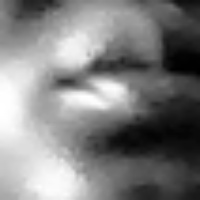
#> input picture dataset/Dorathy/Dorathy_000.jpg, 200 x 200 px, given in place of the camera
$ python capture_faces.py
#> lines starting #> are read from the running program, lines starting #| are printed output that depends on the picture; after the words box and inside, x2 and y2 are one past the last pixel; in counts of white or black regions, pixels touching at a corner belong together
import cv2
import os
import time
from datetime import datetime

# ====================== CONFIG ======================
name = input("Enter person's name (e.g., Yinka): ").strip()
#> the answer given: dataset/Dorathy/Dorathy_000.jpg

dataset_path = os.path.join("dataset", name)
os.makedirs(dataset_path, exist_ok=True)

print(f"📁 Images will be saved to: {os.path.abspath(dataset_path)}")
print("Instructions:")
print("   - Look at the camera and slowly move your head (left, right, up, down)")
print("   - Show different expressions (neutral, smile, talking)")
print("   - Press 's' to start auto-capture")
print("   - Press 'q' or ESC to quit early\n")

video = cv2.VideoCapture(0)
face_cascade = cv2.CascadeClassifier(cv2.data.haarcascades + "haarcascade_frontalface_default.xml")

count = 0
max_images = 60          # Change this if you want more/less
auto_capturing = False
last_capture_time = 0

print("Press 's' to begin auto-capturing...")

while count < max_images:
    ret, frame = video.read()
#> frame is the input picture: shape (200, 200, 3); min 0, max 255, mean 128.3
    if not ret:
        print("Failed to grab frame.")
        break

    gray = cv2.cvtColor(frame, cv2.COLOR_BGR2GRAY)
    faces = face_cascade.detectMultiScale(gray, scaleFactor=1.3, minNeighbors=5)
#> faces = ()

    display_frame = frame.copy()

    for (x, y, w, h) in faces:
        cv2.rectangle(display_frame, (x, y), (x+w, y+h), (0, 255, 0), 2)

        if auto_capturing and (time.time() - last_capture_time) > 0.4:  # Capture every 0.4 seconds
            # Crop and preprocess the face
            face_roi = gray[y:y+h, x:x+w]
            face_roi = cv2.resize(face_roi, (200, 200))
            face_roi = cv2.equalizeHist(face_roi)   # Better for training

            filename = os.path.join(dataset_path, f"{name}_{count:03d}_{datetime.now().strftime('%H%M%S')}.jpg")
            success = cv2.imwrite(filename, face_roi)

            if success:
                print(f"✅ Saved image {count+1}/{max_images}")
                count += 1
                last_capture_time = time.time()
            else:
                print("Failed to save image")
#> this loop made 0 passes
#> after the loop, count = 0; last_capture_time = 0

    # Show count on screen
    cv2.putText(display_frame, f"Images: {count}/{max_images}", (10, 30),
                cv2.FONT_HERSHEY_SIMPLEX, 1, (0, 255, 0), 2)
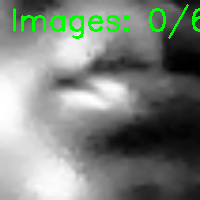
#> display_frame: shape (200, 200, 3); 3.1% of pixels changed, all inside (x1, y1, x2, y2) = (13, 4, 200, 39)

    cv2.imshow("Face Data Collector - Press 's' to start | 'q' to quit", display_frame)

    key = cv2.waitKey(1) & 0xFF
#> (key q is pressed here)

    if key == ord('s') and not auto_capturing:
        auto_capturing = True
        print("🚀 Auto-capturing started... Move your head slowly!")

    elif key == ord('q') or key == 27:   # ESC key
        print("Exiting...")
        break

video.release()
cv2.destroyAllWindows()

print(f"\n✅ Capture finished! Total images saved: {count}")
#| ✅ Capture finished! Total images saved: 0
print(f"Folder: {os.path.abspath(dataset_path)}")
#| Folder: dataset/dataset/Dorathy/Dorathy_000.jpg

$ run again, on dataset/Dorathy/Dorathy_001.jpg
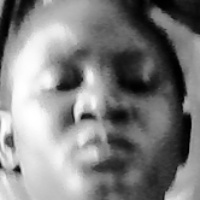
#> input picture dataset/Dorathy/Dorathy_001.jpg, 200 x 200 px, given in place of the camera
#> frame is the input picture: shape (200, 200, 3); min 0, max 255, mean 128.3
#> faces = ()
#> after the loop `for (x, y, w, h) in faces:`: count = 0
#> `cv2.putText(display_frame, f"Images: {count}/{max_images}", (10, 30), ..`:
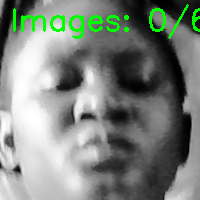
#> display_frame: shape (200, 200, 3); 3.1% of pixels changed, all inside (x1, y1, x2, y2) = (13, 4, 200, 39)
#| ✅ Capture finished! Total images saved: 0
#| Folder: dataset/dataset/Dorathy/Dorathy_001.jpg
